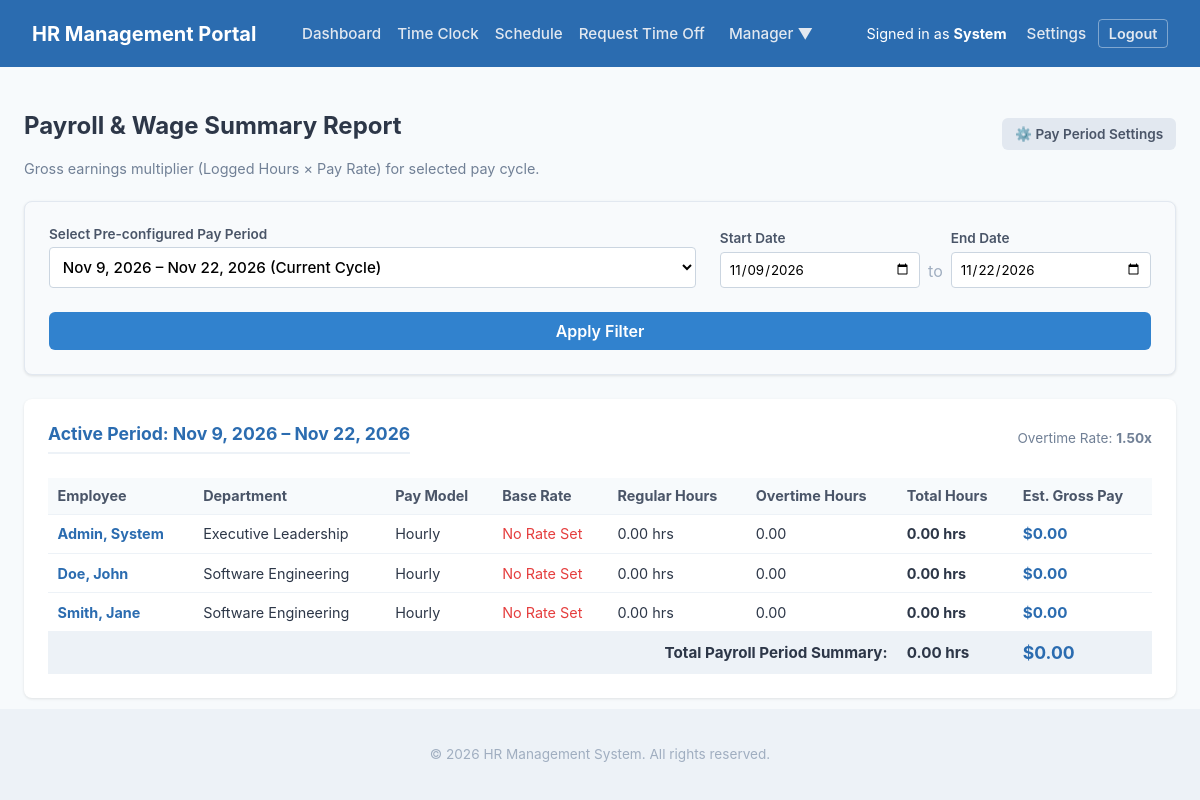
Screenshot of /public/payroll_report.php (signed in) with the database file from the repository.
### tables this page shows
CREATE TABLE `employees` (
  `employee_id` int(10) unsigned NOT NULL AUTO_INCREMENT,
  `user_id` int(10) unsigned DEFAULT NULL,
  `first_name` varchar(50) NOT NULL,
  `last_name` varchar(50) NOT NULL,
  `work_email` varchar(100) NOT NULL,
  `phone_number` varchar(20) DEFAULT NULL,
  `department_id` int(10) unsigned DEFAULT NULL,
  `position_id` int(10) unsigned DEFAULT NULL,
  `manager_id` int(10) unsigned DEFAULT NULL,
  `location_id` int(10) unsigned DEFAULT NULL,
  `hire_date` date NOT NULL,
  `termination_date` date DEFAULT NULL,
  `employment_status` enum('active','on_leave','terminated') NOT NULL DEFAULT 'active',
  `employment_type` enum('full_time','part_time','contractor') NOT NULL DEFAULT 'full_time',
  `created_at` timestamp NOT NULL DEFAULT current_timestamp(),
  `updated_at` timestamp NOT NULL DEFAULT current_timestamp() ON UPDATE current_timestamp(),
  PRIMARY KEY (`employee_id`),
  UNIQUE KEY `work_email` (`work_email`),
  UNIQUE KEY `user_id` (`user_id`),
  KEY `fk_emp_dept` (`department_id`),
  KEY `fk_emp_pos` (`position_id`),
  KEY `fk_emp_mgr` (`manager_id`),
  KEY `fk_emp_loc` (`location_id`),
  KEY `idx_emp_name` (`last_name`,`first_name`),
  KEY `idx_emp_status` (`employment_status`),
  CONSTRAINT `fk_emp_dept` FOREIGN KEY (`department_id`) REFERENCES `departments` (`department_id`) ON DELETE SET NULL,
  CONSTRAINT `fk_emp_loc` FOREIGN KEY (`location_id`) REFERENCES `locations` (`location_id`) ON DELETE SET NULL,
  CONSTRAINT `fk_emp_mgr` FOREIGN KEY (`manager_id`) REFERENCES `employees` (`employee_id`) ON DELETE SET NULL,
  CONSTRAINT `fk_emp_pos` FOREIGN KEY (`position_id`) REFERENCES `job_positions` (`position_id`) ON DELETE SET NULL,
  CONSTRAINT `fk_emp_user` FOREIGN KEY (`user_id`) REFERENCES `users` (`user_id`) ON DELETE CASCADE
);

CREATE TABLE `departments` (
  `department_id` int(10) unsigned NOT NULL AUTO_INCREMENT,
  `department_name` varchar(100) NOT NULL,
  `parent_department_id` int(10) unsigned DEFAULT NULL,
  `location_id` int(10) unsigned DEFAULT NULL,
  `created_at` timestamp NOT NULL DEFAULT current_timestamp(),
  `updated_at` timestamp NOT NULL DEFAULT current_timestamp() ON UPDATE current_timestamp(),
  PRIMARY KEY (`department_id`),
  KEY `fk_dept_parent` (`parent_department_id`),
  KEY `fk_dept_location` (`location_id`),
  CONSTRAINT `fk_dept_location` FOREIGN KEY (`location_id`) REFERENCES `locations` (`location_id`) ON DELETE SET NULL,
  CONSTRAINT `fk_dept_parent` FOREIGN KEY (`parent_department_id`) REFERENCES `departments` (`department_id`) ON DELETE SET NULL
);

### includes/auth.php (called while the page is built, shortened)
<?php
function hasRole($roleName) {
    $userRoles = $_SESSION['roles'] ?? [];
    return in_array($roleName, $userRoles, true);
}

### public/payroll_report.php (the view, shortened to what this page needs)
<?php
require_once __DIR__ . '/../includes/auth.php';
$configFile = __DIR__ . '/../config/payroll_settings.php';
$payrollSettings = file_exists($configFile) ? require $configFile : [
    'pay_frequency'       => 'bi_weekly',
    'anchor_start_date'  => '2026-01-05',
    'pay_day_offset'      => 5,
    'overtime_multiplier' => 1.50
];
function generatePayPeriods($settings, $numPeriods = 8) {
    $periods   = [];
    $frequency = $settings['pay_frequency'];
    $anchor    = strtotime($settings['anchor_start_date']);
    $today     = time();
    if ($frequency === 'bi_weekly' || $frequency === 'weekly') {
        $daysInCycle = ($frequency === 'bi_weekly') ? 14 : 7;
        $cycleSecs   = $daysInCycle * 86400;
        $diff = $today - $anchor;
        $cyclesPassed = floor($diff / $cycleSecs);
        $currentCycleStart = $anchor + ($cyclesPassed * $cycleSecs);
        for ($i = -$numPeriods; $i <= 2; $i++) {
            $pStart = $currentCycleStart + ($i * $cycleSecs);
            $pEnd   = $pStart + (($daysInCycle - 1) * 86400);
            $periods[] = [
                'key'        => date('Y-m-d', $pStart) . '|' . date('Y-m-d', $pEnd),
                'label'      => date('M j, Y', $pStart) . ' – ' . date('M j, Y', $pEnd),
                'start_date' => date('Y-m-d', $pStart),
                'end_date'   => date('Y-m-d', $pEnd),
                'is_current' => ($today >= $pStart && $today <= ($pEnd + 86400))
            ];
        }
    }
    return $periods;
}
$availablePeriods = generatePayPeriods($payrollSettings, 6);
$selectedPeriodKey = $_GET['period_key'] ?? '';
$startDate = $_GET['start_date'] ?? '';
$endDate   = $_GET['end_date'] ?? '';
if (empty($startDate) || empty($endDate)) {
    foreach ($availablePeriods as $p) {
        if (!empty($p['is_current'])) {
            $startDate = $p['start_date'];
            $endDate   = $p['end_date'];
            $selectedPeriodKey = $p['key'];
            break;
        }
    }
}
$query = '
    SELECT
        e.employee_id,
        e.first_name,
        e.last_name,
        d.department_name,
        ch.pay_rate,
        ch.pay_frequency,
        pt.type_name AS pay_model,
        COALESCE(SUM(tal.total_hours_worked), 0) AS total_hours,
        COALESCE(SUM(tal.overtime_hours), 0) AS total_overtime,
        (COALESCE(SUM(tal.total_hours_worked), 0) - COALESCE(SUM(tal.overtime_hours), 0)) AS regular_hours
    FROM employees e
    LEFT JOIN departments d ON e.department_id = d.department_id
    LEFT JOIN compensation_history ch ON e.employee_id = ch.employee_id
        AND (ch.end_date IS NULL OR ch.end_date >= :end_date1)
    LEFT JOIN pay_types pt ON ch.pay_type_id = pt.pay_type_id
    LEFT JOIN time_attendance_logs tal ON e.employee_id = tal.employee_id
        AND DATE(tal.clock_in) BETWEEN :start_date AND :end_date2
    WHERE e.employment_status = "active"
    GROUP BY e.employee_id, e.first_name, e.last_name, d.department_name, ch.pay_rate, ch.pay_frequency, pt.type_name
    ORDER BY e.last_name ASC, e.first_name ASC
';
$stmt = $pdo->prepare($query);
$stmt->execute([
    'start_date' => $startDate,
    'end_date1'  => $endDate,
    'end_date2'  => $endDate
]);
$payrollData = $stmt->fetchAll();
$otMultiplier    = (float)($payrollSettings['overtime_multiplier'] ?? 1.50);
$grandTotalHours = 0;
$grandTotalPay   = 0;
require_once __DIR__ . '/../includes/header.php';
?>
<div class="widescreen-container" style="max-width: 1440px; margin: 0 auto; padding: 0 1.5rem;">
    <div class="directory-header" style="margin-top: 1.5rem; margin-bottom: 1.5rem; display: flex; justify-content: space-between; align-items: center; flex-wrap: wrap; gap: 1rem;">
        <div>
            <h2>Payroll & Wage Summary Report</h2>
            <p class="subtitle">Gross earnings multiplier (Logged Hours × Pay Rate) for selected pay cycle.</p>
        </div>
        <div style="display: flex; gap: 0.5rem; align-items: center;">
            <?php if (hasRole('admin')): ?>
                <a href="payroll_settings.php" class="btn-reset" style="padding: 0.5rem 0.8rem; font-size: 0.85rem;">⚙️ Pay Period Settings</a>
            <?php endif; ?>
        </div>
    </div>
    <div class="card" style="margin-bottom: 1.5rem; background: #f8fafc; border: 1px solid #e2e8f0;">
        <form method="GET" action="payroll_report.php" style="display: flex; gap: 1.5rem; align-items: flex-end; flex-wrap: wrap;">
            <div style="flex: 1.5; min-width: 280px;">
                <label for="period_key" style="font-weight: 600; font-size: 0.85rem; color: #4a5568; margin-bottom: 0.35rem; display: block;">Select Pre-configured Pay Period</label>
                <select id="period_key" name="period_key" onchange="this.form.submit()" style="width: 100%; padding: 0.55rem; border: 1px solid #cbd5e0; border-radius: 4px; font-weight: 500;">
                    <?php foreach ($availablePeriods as $p): ?>
                        <option value="<?= $p['key'] ?>" <?= ($selectedPeriodKey === $p['key']) ? 'selected' : '' ?>>
                            <?= htmlspecialchars($p['label']) ?> <?= $p['is_current'] ? '(Current Cycle)' : '' ?>
                        </option>
                    <?php endforeach; ?>
                </select>
            </div>
            <div style="display: flex; gap: 0.5rem; align-items: center; flex: 1; min-width: 260px;">
                <div style="flex: 1;">
                    <label for="start_date" style="font-weight: 600; font-size: 0.85rem; color: #4a5568; margin-bottom: 0.35rem; display: block;">Start Date</label>
                    <input type="date" id="start_date" name="start_date" value="<?= htmlspecialchars($startDate) ?>" style="width: 100%; padding: 0.5rem; border: 1px solid #cbd5e0; border-radius: 4px;">
                </div>
                <span style="margin-top: 1.5rem; color: #a0aec0;">to</span>
                <div style="flex: 1;">
                    <label for="end_date" style="font-weight: 600; font-size: 0.85rem; color: #4a5568; margin-bottom: 0.35rem; display: block;">End Date</label>
                    <input type="date" id="end_date" name="end_date" value="<?= htmlspecialchars($endDate) ?>" style="width: 100%; padding: 0.5rem; border: 1px solid #cbd5e0; border-radius: 4px;">
                </div>
            </div>
            <button type="submit" class="btn-submit" style="padding: 0.55rem 1.25rem;">Apply Filter</button>
        </form>
    </div>
    <div class="card">
        <div style="display: flex; justify-content: space-between; align-items: center; margin-bottom: 1rem;">
            <h3 style="margin: 0; color: #2b6cb0;">Active Period: <?= date('M j, Y', strtotime($startDate)) ?> – <?= date('M j, Y', strtotime($endDate)) ?></h3>
            <span style="font-size: 0.85rem; color: #718096;">Overtime Rate: <strong><?= number_format($otMultiplier, 2) ?>x</strong></span>
        </div>
        <div class="table-responsive">
            <table class="table" style="width: 100%; font-size: 0.9rem;">
                <thead>
                    <tr style="background: #f7fafc;">
                        <th>Employee</th>
                        <th>Department</th>
                        <th>Pay Model</th>
                        <th>Base Rate</th>
                        <th>Regular Hours</th>
                        <th>Overtime Hours</th>
                        <th>Total Hours</th>
                        <th>Est. Gross Pay</th>
                    </tr>
                </thead>
                <tbody>
                    <?php if (!empty($payrollData)): ?>
                        <?php foreach ($payrollData as $row):
                            $rate        = (float)($row['pay_rate'] ?? 0);
                            $regHours    = (float)$row['regular_hours'];
                            $otHours     = (float)$row['total_overtime'];
                            $totalHours  = (float)$row['total_hours'];
                            $payModel    = strtolower($row['pay_model'] ?? 'hourly');
                            if ($payModel === 'hourly') {
                                $grossPay = ($regHours * $rate) + ($otHours * ($rate * $otMultiplier));
                            } else {
                                $grossPay = $totalHours * $rate;
                            }
                            $grandTotalHours += $totalHours;
                            $grandTotalPay   += $grossPay;
                        ?>
                            <tr>
                                <td>
                                    <strong>
                                        <a href="edit_employee.php?id=<?= $row['employee_id'] ?>" style="color: #2b6cb0; text-decoration: none;">
                                            <?= htmlspecialchars($row['last_name'] . ', ' . $row['first_name']) ?>
                                        </a>
                                    </strong>
                                </td>
                                <td><?= htmlspecialchars($row['department_name'] ?? 'Unassigned') ?></td>
                                <td><?= htmlspecialchars($row['pay_model'] ?? 'Hourly') ?></td>
                                <td>
                                    <?php if ($rate > 0): ?>
                                        $<?= number_format($rate, 2) ?>/hr
                                    <?php else: ?>
                                        <span style="color: #e53e3e;">No Rate Set</span>
                                    <?php endif; ?>
                                </td>
                                <td><?= number_format($regHours, 2) ?> hrs</td>
                                <td><?= $otHours > 0 ? '<span style="color:#e53e3e; font-weight:600;">' . number_format($otHours, 2) . ' hrs</span>' : '0.00' ?></td>
                                <td><strong><?= number_format($totalHours, 2) ?> hrs</strong></td>
                                <td style="font-size: 0.95rem; color: #2b6cb0;">
                                    <strong>$<?= number_format($grossPay, 2) ?></strong>
                                </td>
                            </tr>
                        <?php endforeach; ?>
                    <?php else: ?>
                        <tr>
                            <td colspan="8" style="text-align: center; color: #a0aec0; padding: 2rem;">No attendance records found for this pay period.</td>
                        </tr>
                    <?php endif; ?>
                </tbody>
                <tfoot>
                    <tr style="background: #edf2f7; font-weight: 700; font-size: 0.95rem;">
                        <td colspan="6" style="text-align: right;">Total Payroll Period Summary:</td>
                        <td><?= number_format($grandTotalHours, 2) ?> hrs</td>
                        <td style="color: #2b6cb0; font-size: 1.1rem;">$<?= number_format($grandTotalPay, 2) ?></td>
                    </tr>
                </tfoot>
            </table>
        </div>
    </div>
</div>
<?php require_once __DIR__ . '/../includes/footer.php'; ?>

### public/css/style.css (style rules this page uses)
* { box-sizing: border-box; font-family: -apple-system, BlinkMacSystemFont, "Segoe UI", Roboto, sans-serif; }
body { background-color: #f7fafc; margin: 0; padding: 0; color: #2d3748; display: flex; flex-direction: column; min-height: 100vh; }
.btn-submit { width: 100%; padding: 0.75rem; background: #3182ce; color: white; border: none; border-radius: 6px; font-size: 1rem; font-weight: 600; cursor: pointer; transition: background 0.2s; }
.card { background: white; border-radius: 8px; padding: 1.5rem; box-shadow: 0 1px 3px rgba(0,0,0,0.1); }
.card h3 { margin-top: 0; font-size: 1.1rem; border-bottom: 2px solid #edf2f7; padding-bottom: 0.5rem; color: #2b6cb0; }
.table { width: 100%; border-collapse: collapse; margin-top: 0.5rem; font-size: 0.9rem; }
.table th, .table td { padding: 0.6rem; text-align: left; border-bottom: 1px solid #edf2f7; }
.table th { background-color: #f7fafc; color: #4a5568; }
.directory-header { display: flex; justify-content: space-between; align-items: flex-start; margin-bottom: 1.5rem; }
.directory-header .subtitle { color: #718096; margin: 0.25rem 0 0 0; font-size: 0.9rem; }
.btn-reset { padding: 0.75rem 1rem; background: #e2e8f0; color: #4a5568; text-decoration: none; border-radius: 6px; font-size: 0.9rem; font-weight: 600; text-align: center; }
.table-responsive { overflow-x: auto; }
.card form select { width: 100%; padding: 0.75rem; border: 1px solid #cbd5e0; border-radius: 6px; font-size: 0.95rem; background: white; }

### rows the page displays
employees: last_name+first_name "Admin, System", department.department_name "Executive Leadership", pay_model "Hourly", regHours "0.00", totalHours "0.00", grossPay "0.00"
employees: last_name+first_name "Doe, John", department.department_name "Software Engineering", pay_model "Hourly", regHours "0.00", totalHours "0.00", grossPay "0.00"
employees: last_name+first_name "Smith, Jane", department.department_name "Software Engineering", pay_model "Hourly", regHours "0.00", totalHours "0.00", grossPay "0.00"

### other values shown
$_SESSION['first_name'] "System"
date('M j, Y', strtotime($startDate)) "Nov 9, 2026"
date('M j, Y', strtotime($endDate)) "Nov 22, 2026"
$otMultiplier "1.50"
$grandTotalHours "0.00"
$grandTotalPay "0.00"
form field period_key "Nov 9, 2026 – Nov 22, 2026 (Current Cycle)"
